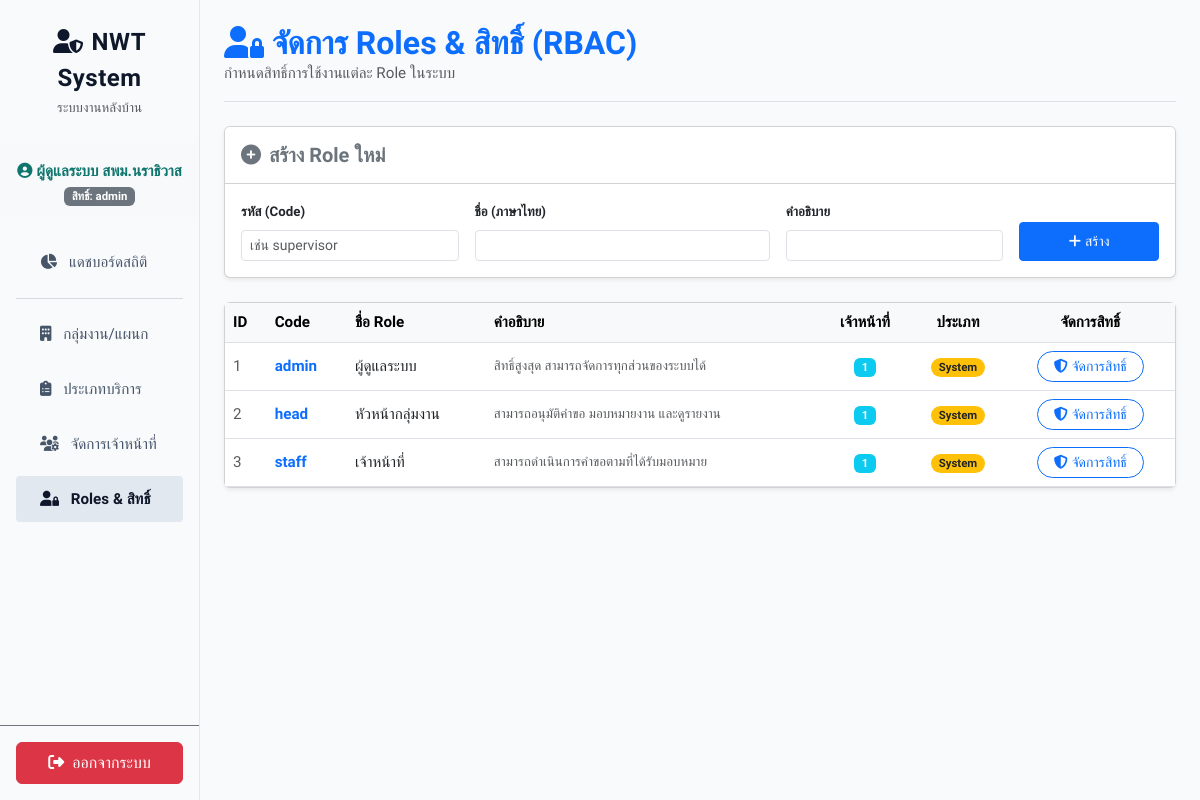
/admin/roles (signed in), run on the app's committed database.
### tables this page shows
CREATE TABLE IF NOT EXISTS `roles` (
    `id`          INT AUTO_INCREMENT PRIMARY KEY,
    `code`        VARCHAR(50)  NOT NULL UNIQUE,
    `name_th`     VARCHAR(255) NOT NULL,
    `description` TEXT         NULL,
    `is_system`   TINYINT(1)   DEFAULT 0,
    `active`      TINYINT(1)   DEFAULT 1,
    `created_at`  TIMESTAMP    DEFAULT CURRENT_TIMESTAMP
);

### public_html/controllers/RoleController.php (called while the page is built, shortened)
<?php
class RoleController {
    public function index() {
        try {
            $roles = Role::getAll();
            include dirname(__DIR__) . '/views/admin/roles.php';
        } catch (Exception $e) {
            http_response_code(500);
            throw new Exception("เกิดข้อผิดพลาดในการโหลด Roles: " . $e->getMessage());
        }
    }
}

### public_html/middleware/AuthMiddleware.php (called while the page is built, shortened)
<?php
class AuthMiddleware {
    public static function hasPermission($permissionCode) {
        $permissions = $_SESSION['officer_permissions'] ?? [];
        return in_array($permissionCode, $permissions);
    }
}

### public_html/models/Role.php (called while the page is built, shortened)
<?php
class Role {
    public static function getAll($activeOnly = false) {
        $db = Database::getConnection();
        $sql = "SELECT r.*,
                (SELECT COUNT(*) FROM officers o WHERE o.role = r.code) AS officer_count
                FROM roles r";
        $sql .= " ORDER BY r.id ASC";
        $result = $db->query($sql);
        $roles = [];
        while ($row = $result->fetch_assoc()) {
            $roles[] = $row;
        }
        return $roles;
    }
}

### public_html/views/admin/roles.php (the view, shortened to what this page needs)
<!DOCTYPE html>
<html lang="th">
<head>
    <link href="https://cdn.jsdelivr.net/npm/bootstrap@5.3.0/dist/css/bootstrap.min.css" rel="stylesheet">
    <link href="https://cdnjs.cloudflare.com/ajax/libs/font-awesome/6.4.0/css/all.min.css" rel="stylesheet">
    <link href="<?= \App\Config\Config::SITE_URL ?>/assets/css/style.css" rel="stylesheet">
</head>
<body>
    <div class="container-fluid">
        <div class="row">
            <div class="col-md-3 col-lg-2 px-0 admin-sidebar d-flex flex-column">
                <div class="p-4 border-bottom border-light text-center">
                    <span class="fs-4 brand-text d-block fw-bold"><i class="fa-solid fa-user-shield me-2"></i>NWT System</span>
                    <span class="text-muted small">ระบบงานหลังบ้าน</span>
                </div>
                <div class="p-3 text-dark border-bottom border-light bg-light text-center">
                    <div class="fw-bold text-dark-green"><i class="fa-solid fa-circle-user me-1"></i><?= esc($_SESSION['officer_name']) ?></div>
                    <span class="badge bg-secondary small mt-1">สิทธิ์: <?= esc($_SESSION['officer_role']) ?></span>
                </div>
                <div class="p-3 flex-grow-1">
                    <nav class="nav flex-column gap-2">
                        <a href="<?= \App\Config\Config::SITE_URL ?>/admin/dashboard" class="admin-sidebar-link"><i class="fa-solid fa-chart-pie me-2"></i> แดชบอร์ดสถิติ</a>
                        <hr class="my-1 border-secondary opacity-25">
                        <?php if (AuthMiddleware::hasPermission('departments.view')): ?>
                        <a href="<?= \App\Config\Config::SITE_URL ?>/admin/departments" class="admin-sidebar-link"><i class="fa-solid fa-building me-2"></i> กลุ่มงาน/แผนก</a>
                        <?php endif; ?>
                        <?php if (AuthMiddleware::hasPermission('services.view')): ?>
                        <a href="<?= \App\Config\Config::SITE_URL ?>/admin/services" class="admin-sidebar-link"><i class="fa-solid fa-clipboard-list me-2"></i> ประเภทบริการ</a>
                        <?php endif; ?>
                        <?php if (AuthMiddleware::hasPermission('officers.view')): ?>
                        <a href="<?= \App\Config\Config::SITE_URL ?>/admin/officers" class="admin-sidebar-link"><i class="fa-solid fa-users-gear me-2"></i> จัดการเจ้าหน้าที่</a>
                        <?php endif; ?>
                        <a href="<?= \App\Config\Config::SITE_URL ?>/admin/roles" class="admin-sidebar-link active"><i class="fa-solid fa-user-lock me-2"></i> Roles & สิทธิ์</a>
                    </nav>
                </div>
                <div class="p-3 border-top border-secondary">
                    <a href="<?= \App\Config\Config::SITE_URL ?>/admin/logout" class="btn btn-danger w-100 py-2"><i class="fa-solid fa-right-from-bracket me-2"></i>ออกจากระบบ</a>
                </div>
            </div>
            <div class="col-md-9 col-lg-10 py-4 px-md-4">
                <div class="d-flex justify-content-between align-items-center mb-4 border-bottom pb-3">
                    <div>
                        <h2 class="fw-bold mb-0 text-primary"><i class="fa-solid fa-user-lock me-2"></i>จัดการ Roles & สิทธิ์ (RBAC)</h2>
                        <p class="text-muted mb-0">กำหนดสิทธิ์การใช้งานแต่ละ Role ในระบบ</p>
                    </div>
                </div>
                <?php if (AuthMiddleware::hasPermission('roles.manage')): ?>
                <div class="card shadow-sm mb-4">
                    <div class="card-header bg-white py-3"><h5 class="fw-bold mb-0 text-secondary"><i class="fa-solid fa-plus-circle me-2"></i>สร้าง Role ใหม่</h5></div>
                    <div class="card-body">
                        <form method="POST" action="<?= \App\Config\Config::SITE_URL ?>/admin/role/create" class="row g-3">
                            <div class="col-md-3">
                                <label class="form-label small fw-bold">รหัส (Code)</label>
                                <input type="text" name="code" class="form-control form-control-sm" required placeholder="เช่น supervisor">
                            </div>
                            <div class="col-md-4">
                                <label class="form-label small fw-bold">ชื่อ (ภาษาไทย)</label>
                                <input type="text" name="name_th" class="form-control form-control-sm" required>
                            </div>
                            <div class="col-md-3">
                                <label class="form-label small fw-bold">คำอธิบาย</label>
                                <input type="text" name="description" class="form-control form-control-sm">
                            </div>
                            <div class="col-md-2 d-flex align-items-end">
                                <button type="submit" class="btn btn-primary btn-sm w-100 py-2"><i class="fa-solid fa-plus me-1"></i>สร้าง</button>
                            </div>
                        </form>
                    </div>
                </div>
                <?php endif; ?>
                <div class="card shadow-sm">
                    <div class="card-body p-0">
                        <div class="table-responsive">
                            <table class="table table-hover align-middle mb-0">
                                <thead class="table-light text-secondary">
                                    <tr>
                                        <th>ID</th>
                                        <th>Code</th>
                                        <th>ชื่อ Role</th>
                                        <th>คำอธิบาย</th>
                                        <th class="text-center">เจ้าหน้าที่</th>
                                        <th class="text-center">ประเภท</th>
                                        <?php if (AuthMiddleware::hasPermission('roles.manage')): ?>
                                        <th class="text-center">จัดการสิทธิ์</th>
                                        <?php endif; ?>
                                    </tr>
                                </thead>
                                <tbody>
                                    <?php if (!empty($roles)): ?>
                                        <?php foreach ($roles as $role): ?>
                                        <tr>
                                            <td class="text-muted"><?= (int)$role['id'] ?></td>
                                            <td><strong class="text-primary"><?= esc($role['code']) ?></strong></td>
                                            <td><?= esc($role['name_th']) ?></td>
                                            <td class="small text-muted"><?= esc($role['description'] ?? '-') ?></td>
                                            <td class="text-center"><span class="badge bg-info"><?= (int)($role['officer_count'] ?? 0) ?></span></td>
                                            <td class="text-center">
                                                <?php if ($role['is_system']): ?>
                                                    <span class="badge bg-warning text-dark rounded-pill">System</span>
                                                <?php else: ?>
                                                    <span class="badge bg-secondary rounded-pill">Custom</span>
                                                <?php endif; ?>
                                            </td>
                                            <?php if (AuthMiddleware::hasPermission('roles.manage')): ?>
                                            <td class="text-center">
                                                <a href="<?= \App\Config\Config::SITE_URL ?>/admin/role/edit?id=<?= $role['id'] ?>" class="btn btn-outline-primary btn-sm rounded-pill px-3 py-1">
                                                    <i class="fa-solid fa-shield-halved me-1"></i>จัดการสิทธิ์
                                                </a>
                                            </td>
                                            <?php endif; ?>
                                        </tr>
                                        <?php endforeach; ?>
                                    <?php else: ?>
                                        <tr><td colspan="7" class="text-center py-5 text-muted">ไม่พบ Role</td></tr>
                                    <?php endif; ?>
                                </tbody>
                            </table>
                        </div>
                    </div>
                </div>
            </div>
        </div>
    </div>
</body>
</html>

### public_html/assets/css/style.css (style rules this page uses)
:root { --primary: #0f766e; --primary-light: #14b8a6; --primary-dark: #115e59; --secondary: #f59e0b; --success: #10b981; --danger: #ef4444; --warning: #f59e0b; --info: #0ea5e9; --bg-light: #f8fafc; --bg-card: #ffffff; --text-main: #1e293b; --text-muted: #64748b; --border-color: #e2e8f0; --radius-sm: 8px; --radius-md: 12px; --radius-lg: 20px; --shadow-sm: 0 1px 3px 0 rgb(0 0 0 / 0.05); --shadow-md: 0 4px 6px -1px rgb(0 0 0 / 0.05), 0 2px 4px -2px rgb(0 0 0 / 0.05); --shadow-lg: 0 10px 25px -5px rgb(0 0 0 / 0.05), 0 8px 10px -6px rgb(0 0 0 / 0.05); }
body { font-family: 'Sarabun', 'Outfit', sans-serif; background-color: var(--bg-light); color: var(--text-main); overflow-x: hidden; font-size: 0.95rem; }
.brand-text { font-weight: 700; letter-spacing: 0.5px; color: #0f172a !important; }
.admin-sidebar { background-color: #f8fafc; color: #1e293b; min-height: auto; box-shadow: none; border-right: none; border-bottom: 1px solid var(--border-color); }
@media (min-width: 768px) { .admin-sidebar { min-height: 100vh; border-right: 1px solid var(--border-color); border-bottom: none; } }
.admin-sidebar-link { color: #475569; display: block; padding: 0.75rem 1.5rem; text-decoration: none; transition: all 0.2s ease; border-radius: 4px; }
.admin-sidebar-link:hover, .admin-sidebar-link.active { background-color: #e2e8f0; color: #0f172a; font-weight: 600; }
.text-dark-green { color: var(--primary); }

### data on the page
roles: id "1", code "admin", name_th "ผู้ดูแลระบบ", description "สิทธิ์สูงสุด สามารถจัดการทุกส่วนของระบบได้", officer_count "1", is_system "System"
roles: id "2", code "head", name_th "หัวหน้ากลุ่มงาน", description "สามารถอนุมัติคำขอ มอบหมายงาน และดูรายงาน", officer_count "1", is_system "System"
roles: id "3", code "staff", name_th "เจ้าหน้าที่", description "สามารถดำเนินการคำขอตามที่ได้รับมอบหมาย", officer_count "1", is_system "System"

### other printed values
$_SESSION['officer_name'] "ผู้ดูแลระบบ สพม.นราธิวาส"
$_SESSION['officer_role'] "admin"
